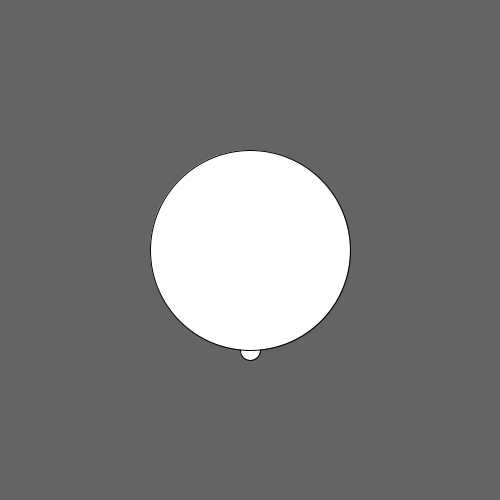
Frame 1 (no input)
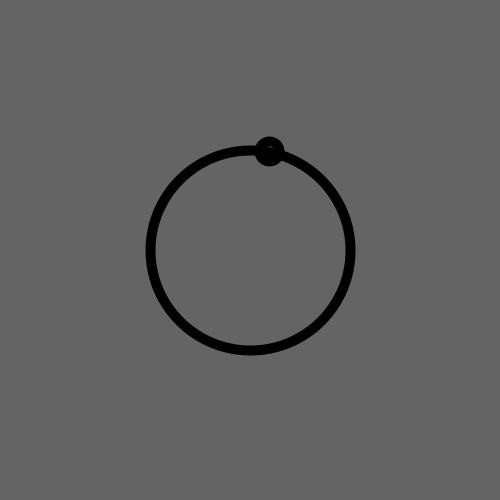
Frame 60 (the mouse pressed at the canvas centre just before this capture)
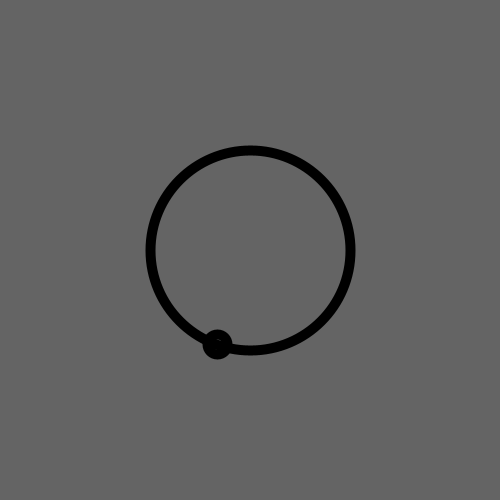
Frame 120 (the mouse held since frame 60 and released just before this capture)

The Processing sketch that drew these frames (run headless with seeded random() and noise(); from frame 60 on, the mouse is pressed at the canvas centre):

// Processing sketch: OrbitSketch
// ── OrbitSketch.pde
//This value specifies where in the ellipse orbit
//your object is, from 0 to 2*PI
float val;

//The speed your object moves at along the orbit
float speed = 0.05;

void setup(){
  size(500, 500);
}

void draw(){
  background(100);
  
  //Calculate x and y as values between -1 and 1
  //Search wikipedia for sinus and cosinus if this is unclear :)
  float x = sin(val);
  float y = cos(val);
  
  //Multiply x and y by the ellipses width (100) and height (500)
  x *= 100;
  y *= 100;
  
  //Move the centrepoint of the ellipse orbit where you want it
  x+= width/2;
  y+= height/2;
  
  //Draw your object!
  //fill(255);
  ellipse(x, y, 20, 20);
  
  
  //Update the value
  val += speed;
  contourEllipse();
}

void contourEllipse() {
  ellipse(width/2, height/2, 200, 200);
  noFill();

  strokeWeight(10);
}
